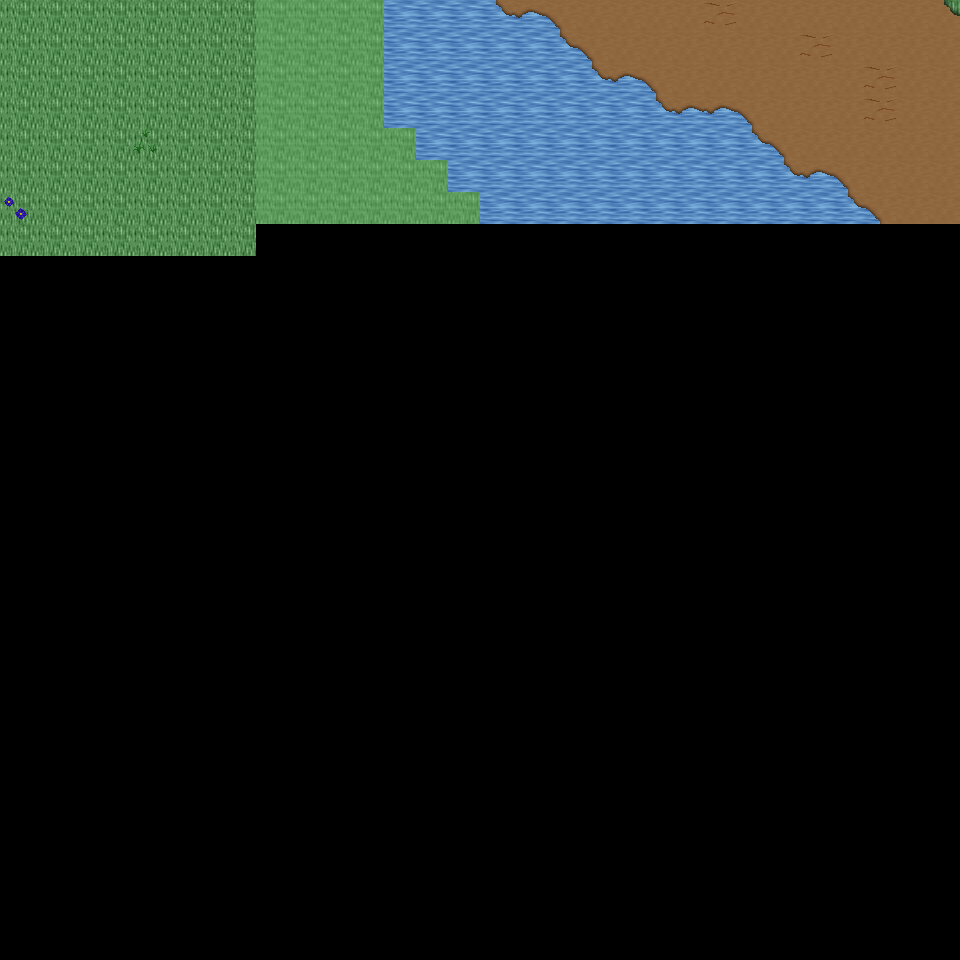

Below is a game level as drawn by its tile map, then a one-line description and the .tmx that defines it (tile-layer data replaced by summaries):
An orthogonal 30x30 tile map with 32x32 px tiles, 6 tile layers (Ground, Object, Object2, Above, ...), 23 tilesets and 3 objects (3x mapExit).

<map version="1.0" orientation="orthogonal" renderorder="right-down" width="30" height="30" tilewidth="32" tileheight="32" nextobjectid="4">
  <tileset firstgid="1" name="tileset_ground_ground" tilewidth="32" tileheight="32" tilecount="33" columns="3">
    <image source="../drawable/tileset_ground_ground.png" width="96" height="352" />
  </tileset>
  <tileset firstgid="34" name="tileset_ground_water_pool" tilewidth="32" tileheight="32" tilecount="72" columns="3">
    <image source="../drawable/tileset_ground_water_pool.png" width="96" height="768" />
  </tileset>
  <tileset firstgid="106" name="tileset_ground_ridge_earth_dark" tilewidth="32" tileheight="32" tilecount="96" columns="12">
    <image source="../drawable/tileset_ground_ridge_earth_dark.png" width="384" height="256" />
  </tileset>
  <tileset firstgid="202" name="tileset_ground_ridge_earth_pale" tilewidth="32" tileheight="32" tilecount="96" columns="12">
    <image source="../drawable/tileset_ground_ridge_earth_pale.png" width="384" height="256" />
  </tileset>
  <tileset firstgid="298" name="tileset_ground_grass_edges" tilewidth="32" tileheight="32" tilecount="36" columns="12">
    <image source="../drawable/tileset_ground_grass_edges.png" width="384" height="96" />
  </tileset>
  <tileset firstgid="334" name="tileset_ground_grass_corners" tilewidth="32" tileheight="32" tilecount="24" columns="6">
    <image source="../drawable/tileset_ground_grass_corners.png" width="192" height="128" />
  </tileset>
  <tileset firstgid="358" name="tileset_ground_earth_edges" tilewidth="32" tileheight="32" tilecount="18" columns="6">
    <image source="../drawable/tileset_ground_earth_edges.png" width="192" height="96" />
  </tileset>
  <tileset firstgid="376" name="tileset_ground_rock_pebbles" tilewidth="32" tileheight="32" tilecount="3" columns="1">
    <image source="../drawable/tileset_ground_rock_pebbles.png" width="32" height="96" />
  </tileset>
  <tileset firstgid="379" name="tileset_ground_ladder_steps" tilewidth="32" tileheight="32" tilecount="6" columns="3">
    <image source="../drawable/tileset_ground_ladder_steps.png" width="96" height="64" />
  </tileset>
  <tileset firstgid="385" name="tileset_plant_grasses" tilewidth="32" tileheight="32" tilecount="6" columns="3">
    <image source="../drawable/tileset_plant_grasses.png" width="96" height="64" />
  </tileset>
  <tileset firstgid="391" name="tileset_plant_flower_daisy_red" tilewidth="32" tileheight="32" tilecount="8" columns="2">
    <image source="../drawable/tileset_plant_flower_daisy_red.png" width="64" height="128" />
  </tileset>
  <tileset firstgid="399" name="tileset_plant_flower_daisy_yellow" tilewidth="32" tileheight="32" tilecount="8" columns="2">
    <image source="../drawable/tileset_plant_flower_daisy_yellow.png" width="64" height="128" />
  </tileset>
  <tileset firstgid="407" name="tileset_plant_flower_daisy_blue" tilewidth="32" tileheight="32" tilecount="8" columns="2">
    <image source="../drawable/tileset_plant_flower_daisy_blue.png" width="64" height="128" />
  </tileset>
  <tileset firstgid="415" name="tileset_item_corpse_huge_animal" tilewidth="32" tileheight="32" tilecount="16" columns="2">
    <image source="../drawable/tileset_item_corpse_huge_animal.png" width="64" height="256" />
  </tileset>
  <tileset firstgid="431" name="tileset_item_pot_dark_barrel" tilewidth="32" tileheight="32" tilecount="2" columns="1">
    <image source="../drawable/tileset_item_pot_dark_barrel.png" width="32" height="64" />
  </tileset>
  <tileset firstgid="433" name="tileset_item_statue_green_stone" tilewidth="32" tileheight="32" tilecount="12" columns="4">
    <image source="../drawable/tileset_item_statue_green_stone.png" width="128" height="96" />
  </tileset>
  <tileset firstgid="445" name="tileset_logic_creature_orc" tilewidth="32" tileheight="32" tilecount="6" columns="6">
    <image source="../drawable/tileset_logic_creature_orc.png" width="192" height="32" />
  </tileset>
  <tileset firstgid="451" name="tileset_logic_creature_animal" tilewidth="32" tileheight="32" tilecount="32" columns="8">
    <image source="../drawable/tileset_logic_creature_animal.png" width="256" height="128" />
  </tileset>
  <tileset firstgid="483" name="tileset_logic_portal" tilewidth="32" tileheight="32" tilecount="24" columns="8">
    <image source="../drawable/tileset_logic_portal.png" width="256" height="96" />
  </tileset>
  <tileset firstgid="507" name="tileset_logic_collision" tilewidth="32" tileheight="32" tilecount="1" columns="1">
    <image source="../drawable/tileset_logic_collision.png" width="32" height="32" />
  </tileset>
  <tileset firstgid="508" name="tileset_plant_tree_spruce" tilewidth="32" tileheight="32" tilecount="6" columns="2">
    <image source="../drawable/tileset_plant_tree_spruce.png" width="64" height="96" />
  </tileset>
  <tileset firstgid="514" name="tileset_plant_tree_taller_trees" tilewidth="32" tileheight="32" tilecount="32" columns="8">
    <image source="../drawable/tileset_plant_tree_taller_trees.png" width="256" height="128" />
  </tileset>
  <tileset firstgid="546" name="tileset_plant_bush_bush_mult_colored" tilewidth="32" tileheight="32" tilecount="6" columns="3">
    <image source="../drawable/tileset_plant_bush_bush_mult_colored.png" width="96" height="64" />
  </tileset>
  <layer name="Ground" width="30" height="30">
    <data>[900 cells, 218 non-empty, 7 distinct tile ids]</data>
  </layer>
  <layer name="Object" width="30" height="30">
    <data>[900 cells, 24 non-empty, 5 distinct tile ids]</data>
  </layer>
  <layer name="Object2" width="30" height="30">
    <data>[900 cells, 2 non-empty, 2 distinct tile ids]</data>
  </layer>
  <layer name="Above" width="30" height="30">
    <data>[900 cells, 0 non-empty, 0 distinct tile ids]</data>
  </layer>
  <layer name="Above2" width="30" height="30">
    <data>[900 cells, 0 non-empty, 0 distinct tile ids]</data>
  </layer>
  <layer name="Walkable" width="30" height="30">
    <data>[900 cells, 34 non-empty, 1 distinct tile ids]</data>
  </layer>
  <objectgroup name="MapEvents">
    <object id="1" name="north" type="mapExit" x="0" y="0" width="256" height="32">
      <properties>
        <property name="map" value="level_0_x72_y79" />
        <property name="x" value="0" />
        <property name="y" value="28" />
      </properties>
    </object>
    <object id="2" name="north2" type="mapExit" x="384" y="0" width="576" height="32">
      <properties>
        <property name="map" value="level_0_x72_y79" />
        <property name="x" value="12" />
        <property name="y" value="28" />
      </properties>
    </object>
    <object id="3" name="west" type="mapExit" x="0" y="0" width="32" height="960">
      <properties>
        <property name="map" value="level_0_x71_y80" />
        <property name="x" value="28" />
        <property name="y" value="0" />
      </properties>
    </object>
  </objectgroup>
</map>
